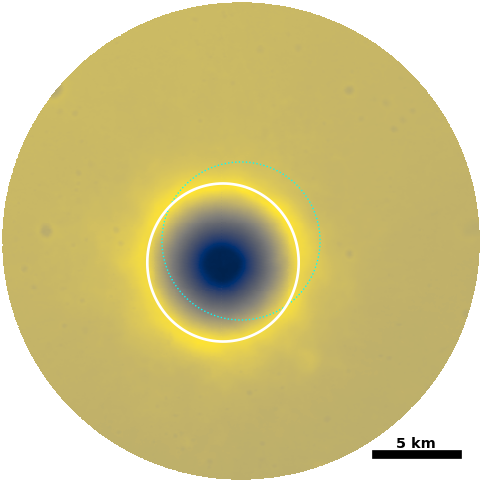

Generate this figure with Python:
"""
Fit a crater rim given a DEM and approximate crater size and location
=====================================================================

.. rubric:: By David Minton

In this example, we will create a DataSurface centered on a region of the Moon that contains the Lansberg B crater. We will then supply a slightly wrong crater size and location, and use the Counting class to fit the crater rim to the DEM data.

"""

import os

import matplotlib.pyplot as plt
import numpy as np

from cratermaker import Crater, Simulation

simdir = "simdata-5_1"
# Note, that for these examples we pass ask_overwrite=False and reset=True to the Simulation constructor. This will suppress
# prompts that ask the user if they want to overwrite existing files, which would would prevent these examples from running on their
# own when building the documentation pages. Alternatively, calling cm.cleanup(simdir) will remove all pre-existing output files.


# Lansberg B is a 9 km crater relatively fresh simple crater located at (28.14°W, 2.493°S).
# Start by creating a (slightly) incorrect Crater object representing our initial guess for Lansberg B.
lansberg_b = Crater.maker(name="Lansberg B", diameter=9.5e3, location=(-28.1, -2.45))

# Next, we will create a DataSurface that should be large enough to encompass the correct crater rim.
sim = Simulation(
    surface="datasurface",
    local_location=lansberg_b.location,
    local_radius=lansberg_b.radius * 3.0,
    simdir=simdir,
    ask_overwrite=False,
    reset=True,
)

lansberg_b = sim.counting.add(lansberg_b)
# Now refine the fit of the crater rim using the Counting class.
sim.counting.fit_rim(crater=lansberg_b, fit_ellipse=False, fit_center=True)

# If we print the crater object, we will see that the original parameters are retained, but the values from the fit are prepended by `measured_`
print(lansberg_b)

# We can plot the surface with the initial (cyan dashed line) and fitted (white solid line) crater rims overlaid.
sim.plot(
    plot_style="hillshade",
    variable_name="face_elevation",
    save=False,
    show=True,
    include_counting=True,
    observed_original_color="cyan",
    observed_color="white",
    close_when_done=False,  # This is normally not necessary, but needed to render in the documentation build process
)
plt.show()

# If you want to see the score that the rim finder used, just pass `plot_score=True` to the plotting function above
sim.plot(
    plot_style="hillshade",
    variable_name="rimscore",
    cmap="magma",
    save=False,
    show=True,
    include_counting=True,
    observed_color="white",
    close_when_done=False,
)
plt.show()
